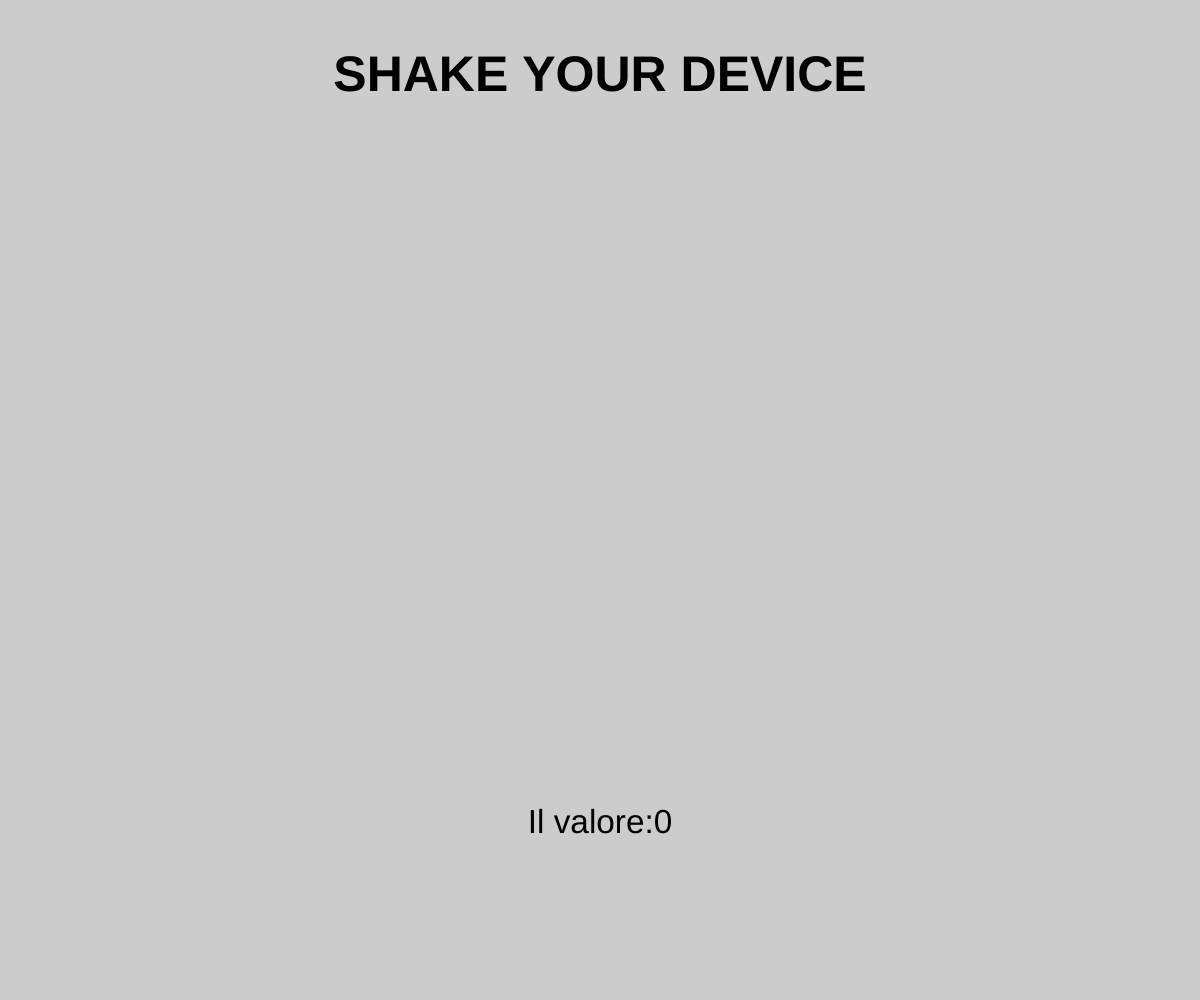
Frame 1 (no input)
Frame 60 (no input): identical to frame 1, image omitted
Frame 120 (the mouse pressed at the canvas centre since frame 60): identical to frame 1, image omitted

The p5.js sketch that drew this single still picture (run headless with seeded random() and noise() and a simulated clock; from frame 60 on, the mouse is pressed at the canvas centre):

// p5.js sketch
// ── sketch.js
var dots = [];
var value = 0;
//var value = deviceShaken();
//var value = 0;  //starting value of earthquake



function setup(){
    createCanvas(windowWidth, windowHeight);
    angleMode(DEGREES);
}

function draw(){
     background(204);
    
     textSize(height/20);
     textAlign(CENTER);
     textStyle(BOLD);
     fill(0);
     noStroke();
     text("SHAKE YOUR DEVICE", width/2,height - height/1.1);   
    
    //prova valore accelerazione
    textSize(height/30);
    textAlign(CENTER);
    textStyle(NORMAL);    
    text("Il valore:" + value, width/2, height - height/6);
    
   // var value = deviceShaken();
    
    /*
    var magnitude = int(map(value, 0, 500, 0, 10)); 
    
    if (value > 0){
        
    //CREATE THE ELLIPSE AREA
    var x = width/2;
    var y = height/2;    var r = value * 2; 
    
    noFill();
    stroke(0);
    strokeWeight(1);
    ellipse (x, y, r, r);

    //magnitude indication
    fill(0);
    noStroke();    
    
    textSize(height/40);
    textAlign(CENTER);
    textStyle(NORMAL);
    text("Magnitude", width/2, height - height/5);
        
    textSize(height/20);
    textAlign(CENTER);
    textStyle(BOLD);
    text(magnitude,width/2, height - height/6.7);
    
    textSize(height/50);
    textAlign(CENTER);
    textStyle(NORMAL);    
    text(value, width/2, height - height/8);
        
    }
    */
    /*
    //draw dots and given methods (actions)
      noStroke();
      fill(0);
      for (var i = 0; i < value*100; i++){
        dots[i].move();
        dots[i]. display();
        
      }
     */
     
}


function deviceShaken(){
    
   // var acc = abs(accelerationX) * abs(accelerationY) * abs(accelerationZ); 
    //value = abs(accelerationX) + abs(accelerationY) + abs(accelerationZ)
    value = value + (abs(accelerationX) + abs(accelerationY) + abs(accelerationZ));
    
    /*
    while(acc > 0){
        acc = acc + (abs(accelerationX) * abs(accelerationY) * abs(accelerationZ));  
    }
    
   return acc;
   */
    
   /*
    //create objects
    for (var i = 0; i < value*100; i++){
        dots.push(new QuakeDots());
    } 
    */
}



/*
function QuakeDots(){
    
    
    var a = random(0,360);
    var b = random(0,value * 1.6);
    var x = sin(a) * b; // mi dà un numero che va da -b a b
    var y = cos(a) * b; // mi dà un numero che va da -b a b
    var d = dist(width/2,height/2, width/2, height/2 + x/2);
    
    //var d = dist(width/2,height/2,width/2+value,height/2);
    
    this.xdot = random(width/2 - d, width/2 + d); //according to ellipse area
    this.ydot = random(height/2 - d, height/2 + d); //according to ellipse area
    this.diameter = 6;
    this.speed = magnitude; 
        

this.move = function(){
    this.xdot += random(-this.speed,this.speed);
    this.ydot += random(-this.speed,this.speed);
 
}

this.display = function(){
    if(this.xdot > width/2 + d || this.xdot < width/2 - d || this.ydot > height/2 + d || this.ydot < height/2 - d){
       this.xdot = random(width/2 - d, width/2 + d);
       this.ydot = random(height/2 - d, height/2 + d); 
       }
    ellipse(this.xdot, this.ydot, this.diameter, this.diameter);
};
 
}

*/
